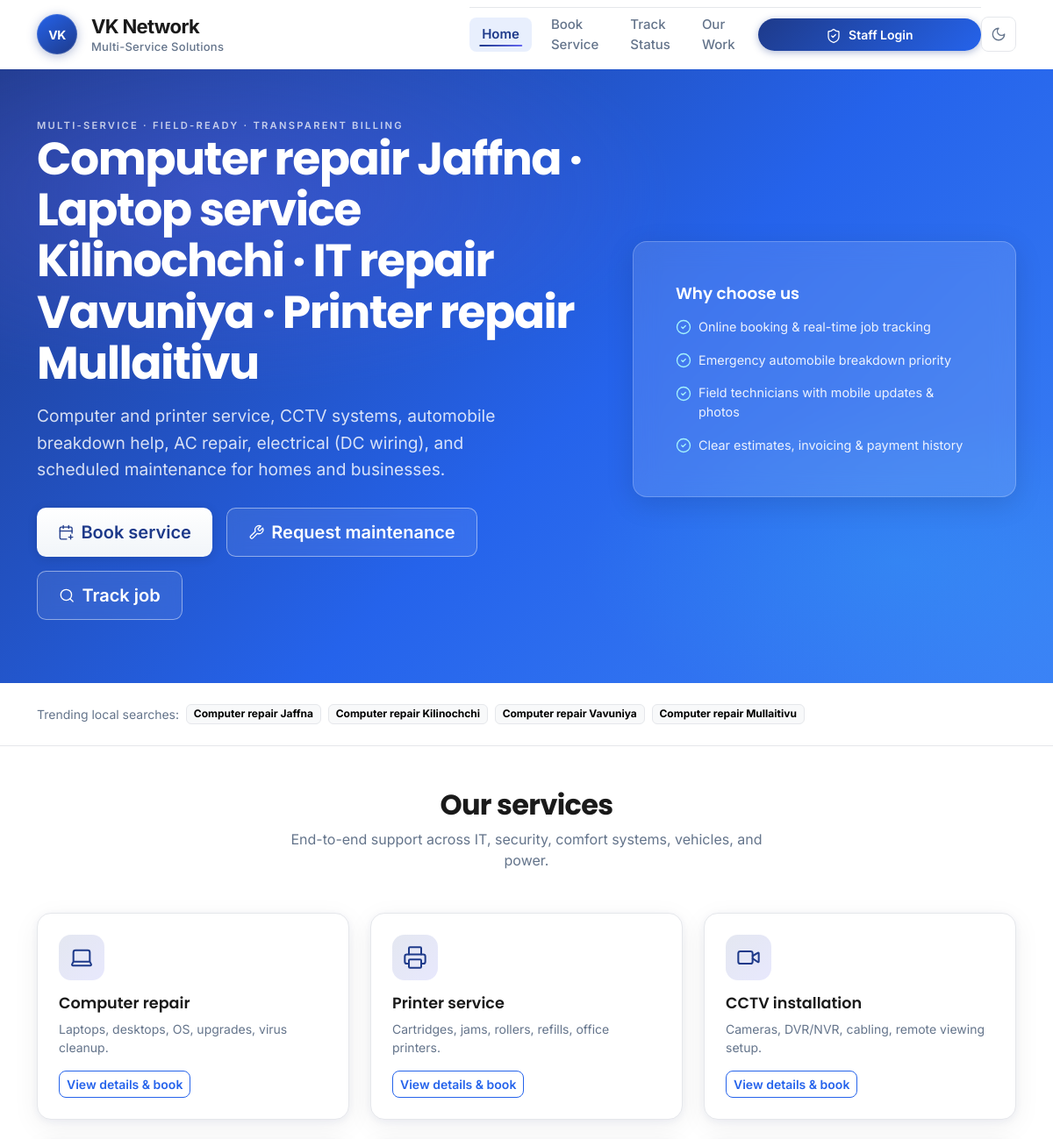
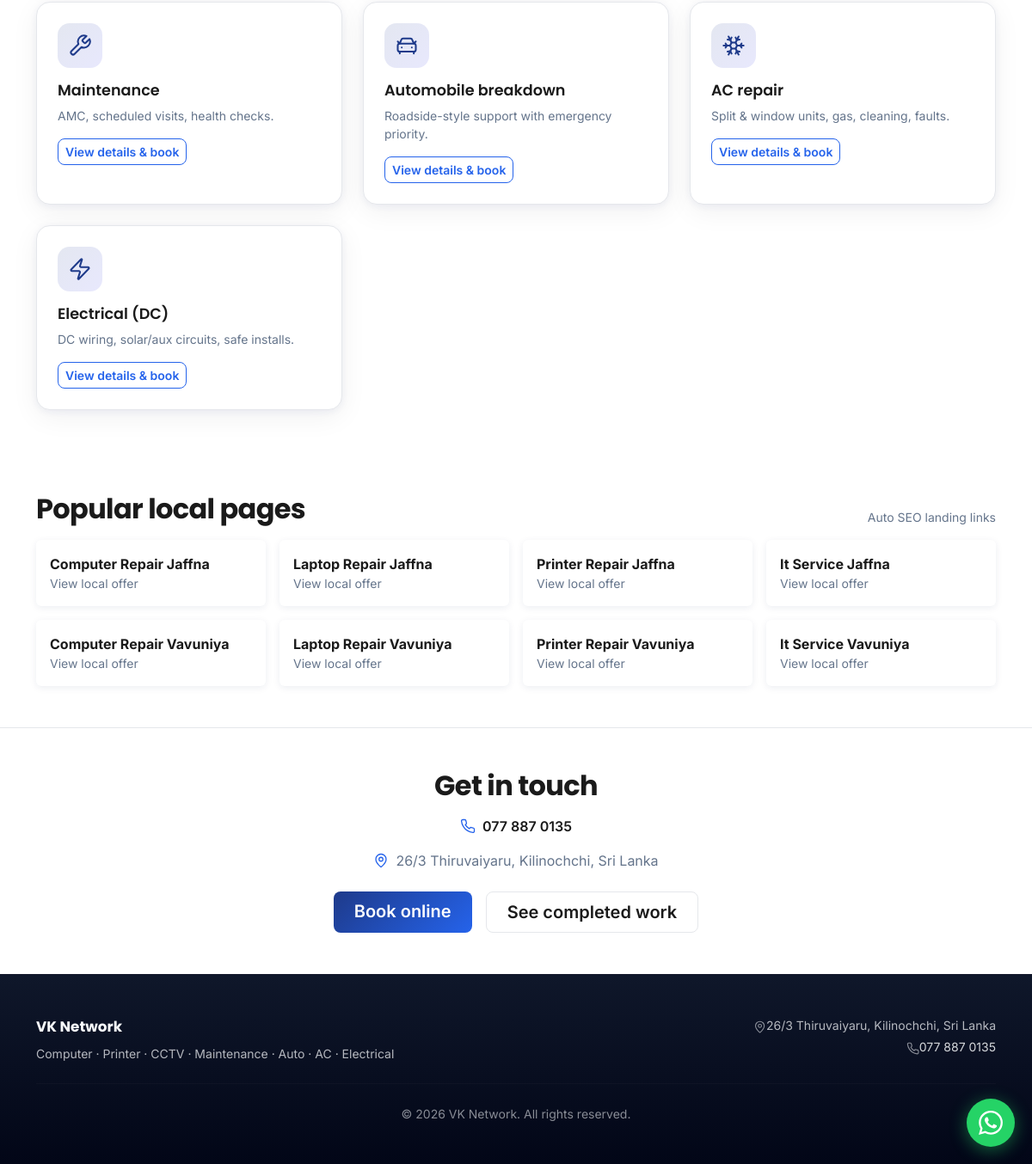
The page / on the database its author committed (2 pictures, top to bottom).
### tables this page shows
CREATE TABLE web_services (
  id INT UNSIGNED AUTO_INCREMENT PRIMARY KEY,
  slug VARCHAR(64) NOT NULL UNIQUE,
  name VARCHAR(255) NOT NULL,
  short_description VARCHAR(512) NOT NULL,
  description TEXT NOT NULL,
  what_we_do TEXT NOT NULL,
  features_json TEXT,
  benefits_text TEXT,
  price_from DECIMAL(10,2) DEFAULT NULL,
  price_note VARCHAR(255) DEFAULT NULL,
  cover_image VARCHAR(512) DEFAULT NULL,
  lucide_icon VARCHAR(64) NOT NULL DEFAULT 'wrench',
  sort_order INT NOT NULL DEFAULT 0,
  active TINYINT(1) NOT NULL DEFAULT 1,
  created_at TIMESTAMP DEFAULT CURRENT_TIMESTAMP,
  updated_at TIMESTAMP NULL DEFAULT NULL ON UPDATE CURRENT_TIMESTAMP,
  INDEX idx_web_services_active (active, sort_order)
);

### includes/functions.php (called while the page is built, shortened)
<?php
function e(?string $s): string
{
    return htmlspecialchars((string) $s, ENT_QUOTES | ENT_SUBSTITUTE, 'UTF-8');
}
function db_table_exists(PDO $pdo, string $table): bool
{
    static $cache = [];
    if (array_key_exists($table, $cache)) {
        return $cache[$table];
    }
    $st = $pdo->prepare(
        'SELECT 1 FROM information_schema.TABLES WHERE TABLE_SCHEMA = DATABASE() AND TABLE_NAME = ? LIMIT 1'
    );
    $st->execute([$table]);
    $cache[$table] = (bool) $st->fetchColumn();
    return $cache[$table];
}

### includes/settings.php (called while the page is built, shortened)
<?php
function vk_settings_table_ready(PDO $pdo): bool
{
    return db_table_exists($pdo, 'settings');
}
function vk_settings_all(PDO $pdo): array
{
    if ($GLOBALS['_vk_settings_cache'] !== null) {
        return $GLOBALS['_vk_settings_cache'];
    }
    $out = [];
    if (!vk_settings_table_ready($pdo)) {
        $GLOBALS['_vk_settings_cache'] = $out;
        return $out;
    }
    try {
        $st = $pdo->query('SELECT key_name, `value` FROM settings');
        while ($row = $st->fetch(PDO::FETCH_ASSOC)) {
            $k = (string) ($row['key_name'] ?? '');
            if ($k !== '') {
                $out[$k] = (string) ($row['value'] ?? '');
            }
        }
    } catch (Throwable $e) {
        $out = [];
    }
    return $out;
}
function vk_settings_get(PDO $pdo, string $key, ?string $default = null): ?string
{
    $all = vk_settings_all($pdo);
    if (!array_key_exists($key, $all) || $all[$key] === '') {
        return $default;
    }
    return $all[$key];
}
function vk_app_setting(string $key, ?string $default = null): ?string
{
    try {
        $pdo = db();
        return vk_settings_get($pdo, $key, $default);
    } catch (Throwable $e) {
        return $default;
    }
}

### includes/seo.php (called while the page is built, shortened)
<?php
function vk_web_service_public_path(string $slug, ?int $id = null): string
{
    $slug = trim($slug);
    $pretty = defined('VK_SEO_PRETTY_SERVICE_URLS') && VK_SEO_PRETTY_SERVICE_URLS;
    return BASE_URL . '/service/index.php?slug=' . rawurlencode($slug);
}
function vk_northern_locations(): array
{
    return ['Jaffna', 'Kilinochchi', 'Mullaitivu', 'Vavuniya'];
}
function vk_local_keyword_pack(string $baseService): array
{
    $service = trim($baseService) !== '' ? trim($baseService) : 'IT repair';
    return [
        $service . ' Jaffna',
        $service . ' Kilinochchi',
        $service . ' Vavuniya',
        str_replace('service', 'repair', $service) . ' Mullaitivu',
    ];
}

### index.php (the view, shortened to what this page needs)
<?php
$services = [];
try {
    $pdo = db();
    if (db_table_exists($pdo, 'web_services')) {
        $services = $pdo->query(
            'SELECT id, slug, name, short_description, lucide_icon FROM web_services WHERE active = 1 ORDER BY sort_order ASC, id ASC'
        )->fetchAll();
    }
} catch (Throwable $e) {
    if (defined('APP_DEBUG') && APP_DEBUG) {
        error_log('index.php: database unavailable — ' . $e->getMessage());
    }
}
$seoAuto = vk_app_setting('seo_auto_enabled', '1') !== '0';
$localKeywords = $seoAuto ? vk_local_keyword_pack('Computer repair') : [];
require __DIR__ . '/includes/public_header.php';
?>
<section class="vk-hero-premium">
    <div class="container vk-hero-inner">
        <div class="row align-items-center g-4 g-lg-5">
            <div class="col-lg-7" data-aos="fade-right" data-aos-duration="700">
                <div>
                    <p class="vk-hero-eyebrow mb-0">Multi-service · Field-ready · Transparent billing</p>
                    <h1 class="vk-hero-title"><?= $seoAuto ? 'Computer repair Jaffna · Laptop service Kilinochchi · IT repair Vavuniya · Printer repair Mullaitivu' : 'Repairs, installations & maintenance — done right.' ?></h1>
                    <p class="vk-hero-lead">Computer and printer service, CCTV systems, automobile breakdown help, AC repair, electrical (DC wiring), and scheduled maintenance for homes and businesses.</p>
                    <div class="vk-hero-actions d-flex flex-wrap gap-3">
                        <a class="vk-btn-hero-primary btn btn-lg px-4" href="<?= e(BASE_URL) ?>/book.php"><span class="vk-hero-btn-ic me-2 d-inline-flex align-items-center" aria-hidden="true"><i data-lucide="calendar-plus"></i></span>Book service</a>
                        <a class="vk-btn-hero-secondary btn btn-lg px-4" href="<?= e(BASE_URL) ?>/book.php?type=maintenance"><span class="vk-hero-btn-ic me-2 d-inline-flex align-items-center" aria-hidden="true"><i data-lucide="wrench"></i></span>Request maintenance</a>
                        <a class="vk-btn-hero-secondary btn btn-lg px-4" href="<?= e(BASE_URL) ?>/track.php"><span class="vk-hero-btn-ic me-2 d-inline-flex align-items-center" aria-hidden="true"><i data-lucide="search"></i></span>Track job</a>
                    </div>
                </div>
            </div>
            <div class="col-lg-5" data-aos="fade-left" data-aos-duration="700" data-aos-delay="120">
                <div class="vk-glass-card vk-float-soft p-4 p-lg-5">
                    <h2 class="vk-glass-title mb-3">Why choose us</h2>
                    <ul class="list-unstyled vk-glass-list mb-0">
                        <li class="d-flex align-items-start gap-2 mb-3"><span class="d-inline-flex" aria-hidden="true"><i data-lucide="circle-check"></i></span><span>Online booking &amp; real-time job tracking</span></li>
                        <li class="d-flex align-items-start gap-2 mb-3"><span class="d-inline-flex" aria-hidden="true"><i data-lucide="circle-check"></i></span><span>Emergency automobile breakdown priority</span></li>
                        <li class="d-flex align-items-start gap-2 mb-3"><span class="d-inline-flex" aria-hidden="true"><i data-lucide="circle-check"></i></span><span>Field technicians with mobile updates &amp; photos</span></li>
                        <li class="d-flex align-items-start gap-2"><span class="d-inline-flex" aria-hidden="true"><i data-lucide="circle-check"></i></span><span>Clear estimates, invoicing &amp; payment history</span></li>
                    </ul>
                </div>
            </div>
        </div>
    </div>
</section>
<?php if ($localKeywords): ?>
<section class="py-4 border-bottom border-opacity-10" style="border-color: var(--vk-pub-border) !important;">
    <div class="container">
        <div class="d-flex flex-wrap gap-2 align-items-center">
            <span class="small text-muted">Trending local searches:</span>
            <?php foreach ($localKeywords as $kw): ?>
                <span class="badge text-bg-light border"><?= e($kw) ?></span>
            <?php endforeach; ?>
        </div>
    </div>
</section>
<?php endif; ?>
<section class="vk-pub-section-alt py-5" id="services">
    <div class="container">
        <div class="text-center mb-5" data-aos="fade-up" data-aos-duration="650">
            <h2 class="vk-section-title mb-2">Our services</h2>
            <p class="vk-section-lead mx-auto mb-0">End-to-end support across IT, security, comfort systems, vehicles, and power.</p>
        </div>
        <div class="row g-4">
            <?php foreach ($services as $si => $s):
                $sid = isset($s['id']) && $s['id'] !== null && (int) $s['id'] > 0 ? (int) $s['id'] : 0;
                $svcSlug = isset($s['slug']) ? trim((string) $s['slug']) : '';
                $cardHref = $sid > 0
                    ? ($svcSlug !== '' ? vk_web_service_public_path($svcSlug, $sid) : BASE_URL . '/service-details.php?id=' . $sid)
                    : BASE_URL . '/book.php?type=' . rawurlencode((string) $s['slug']);
                ?>
                <div class="col-md-6 col-xl-4" data-aos="fade-up" data-aos-duration="650" data-aos-delay="<?= (int) min(220, $si * 55) ?>">
                    <div class="vk-pub-service-card p-4 position-relative">
                        <div class="vk-pub-icon-wrap mb-3">
                            <i data-lucide="<?= e((string) $s['lucide_icon']) ?>"></i>
                        </div>
                        <h3 class="mb-2"><?= e((string) $s['name']) ?></h3>
                        <p class="text-muted small mb-3"><?= e((string) $s['short_description']) ?></p>
                        <a class="btn btn-sm btn-outline-primary stretched-link" href="<?= e($cardHref) ?>"><?= $sid > 0 ? 'View details &amp; book' : 'Book this' ?></a>
                    </div>
                </div>
            <?php endforeach; ?>
        </div>
    </div>
</section>
<section class="py-5">
    <div class="container">
        <div class="d-flex justify-content-between align-items-end mb-3">
            <h2 class="vk-section-title mb-0">Popular local pages</h2>
            <span class="small text-muted">Auto SEO landing links</span>
        </div>
        <div class="row g-3">
            <?php
            $rawLoc = (string) (vk_app_setting('seo_locations', 'jaffna,vavuniya,kilinochchi') ?? 'jaffna,vavuniya,kilinochchi');
            $rawSvc = (string) (vk_app_setting('seo_service_slugs', 'computer-repair,laptop-repair,printer-repair,it-service') ?? 'computer-repair,laptop-repair,printer-repair,it-service');
            $locs = array_values(array_filter(array_map(static fn(string $v): string => strtolower(trim($v)), explode(',', $rawLoc))));
            $svcs = array_values(array_filter(array_map(static fn(string $v): string => strtolower(trim($v)), explode(',', $rawSvc))));
            $localLanding = [];
            foreach ($locs as $ll) {
                foreach ($svcs as $ss) {
                    $localLanding[] = [
                        'slug' => $ss . '-' . $ll,
                        'label' => ucwords(str_replace('-', ' ', $ss . ' ' . $ll)),
                    ];
                }
            }
            $localLanding = array_slice($localLanding, 0, 8);
            foreach ($localLanding as $lp): ?>
                <div class="col-12 col-md-6 col-lg-3">
                    <a class="text-decoration-none" href="<?= e(BASE_URL . '/service/' . $lp['slug']) ?>">
                        <div class="card vk-card h-100 p-3">
                            <strong><?= e($lp['label']) ?></strong>
                            <span class="small text-muted">View local offer</span>
                        </div>
                    </a>
                </div>
            <?php endforeach; ?>
        </div>
    </div>
</section>
<section class="vk-pub-section-contact py-5">
    <div class="container text-center" data-aos="fade-up" data-aos-duration="650">
        <h2 class="vk-section-title mb-3">Get in touch</h2>
        <p class="vk-section-lead mx-auto mb-3 d-flex align-items-center justify-content-center flex-wrap gap-2">
            <span class="vk-contact-ic d-inline-flex" aria-hidden="true"><i data-lucide="phone"></i></span>
            <a href="tel:+94778870135" class="text-decoration-none fw-semibold" style="color: var(--vk-pub-text);">077 887 0135</a>
        </p>
        <p class="vk-section-lead mx-auto mb-4 d-flex align-items-center justify-content-center flex-wrap gap-2 text-muted">
            <span class="vk-contact-ic d-inline-flex" aria-hidden="true"><i data-lucide="map-pin"></i></span>
            <span>26/3 Thiruvaiyaru, Kilinochchi, Sri Lanka</span>
        </p>
        <div class="d-flex flex-wrap justify-content-center gap-3">
            <a class="btn btn-primary btn-lg px-4" href="<?= e(BASE_URL) ?>/book.php">Book online</a>
            <a class="btn btn-outline-secondary btn-lg px-4" href="<?= e(BASE_URL) ?>/portfolio.php">See completed work</a>
        </div>
    </div>
</section>
<?php require __DIR__ . '/includes/public_footer.php'; ?>

### assets/css/style.css (style rules this page uses)
:root { --vk-blue-deep: #0a2a5c; --vk-blue-mid: #134a9e; --vk-blue-ring: #3b82c4; --vk-red-brand: #dc2626; --vk-grid: rgba(255, 255, 255, 0.06); }
.vk-card { border: none; box-shadow: 0 0.125rem 0.5rem rgba(10, 42, 92, 0.08); }

### rows shown on the page
web_services: name "Computer repair", short_description "Laptops, desktops, OS, upgrades, virus cleanup.", shows "View details & book"
web_services: name "Printer service", short_description "Cartridges, jams, rollers, refills, office printers.", shows "View details & book"
web_services: name "CCTV installation", short_description "Cameras, DVR/NVR, cabling, remote viewing setup.", shows "View details & book"
web_services: name "Maintenance", short_description "AMC, scheduled visits, health checks.", shows "View details & book"
web_services: name "Automobile breakdown", short_description "Roadside-style support with emergency priority.", shows "View details & book"
web_services: name "AC repair", short_description "Split & window units, gas, cleaning, faults.", shows "View details & book"
web_services: name "Electrical (DC)", short_description "DC wiring, solar/aux circuits, safe installs.", shows "View details & book"

### other values the page prints
$seoBrand "VK Network"
$kw "Computer repair Jaffna"
$kw "Computer repair Kilinochchi"
$kw "Computer repair Vavuniya"
$kw "Computer repair Mullaitivu"
$lp['label'] "Computer Repair Jaffna"
$lp['label'] "Laptop Repair Jaffna"
$lp['label'] "Printer Repair Jaffna"
$lp['label'] "It Service Jaffna"
$lp['label'] "Computer Repair Vavuniya"
$lp['label'] "Laptop Repair Vavuniya"
$lp['label'] "Printer Repair Vavuniya"
$lp['label'] "It Service Vavuniya"
